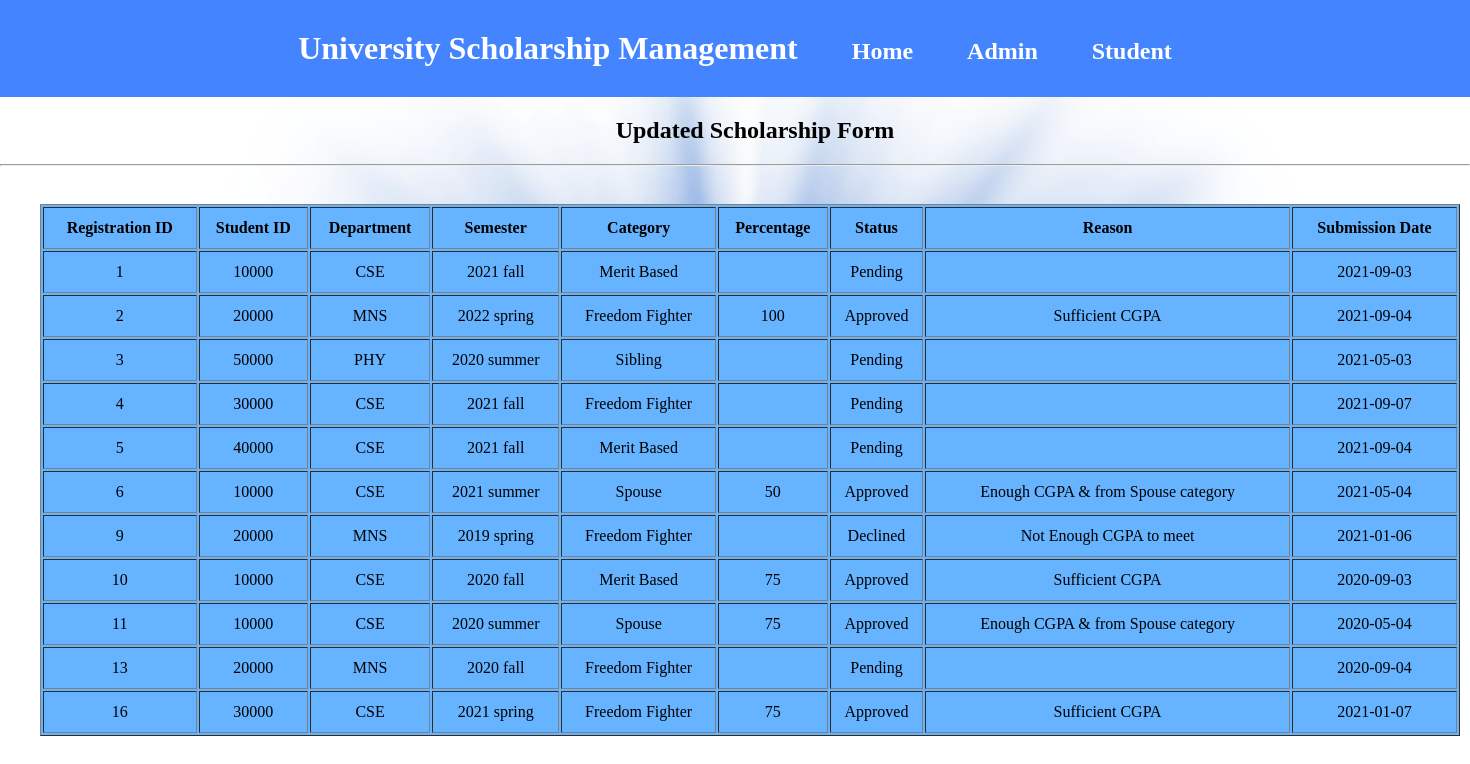
The page /admin_updated_scholarship_form.php on the database its author committed.
### tables this page shows
CREATE TABLE `scholarship_form` (
  `registration_id` int(7) NOT NULL,
  `student_id` int(5) NOT NULL,
  `department` varchar(3) NOT NULL,
  `semester` varchar(100) NOT NULL,
  `category` varchar(100) NOT NULL,
  `percentage` varchar(7) NOT NULL,
  `status` text NOT NULL,
  `reason` text NOT NULL,
  `submission_date` date DEFAULT NULL
);

### admin_updated_scholarship_form.php (the view, shortened to what this page needs)
<!DOCTYPE html>
<html lang="en">
<head>
    <link rel="stylesheet" href="student_form_style.css">
    <link rel="stylesheet" href="navbar.css">
</head>
<body>
    <div class="banner">
        <a href= "index.php"><h1>University Scholarship Management</h1></a>
        <a href= "panel_admin.php"><h2>Home</h2></a>
        <a href= "index_admin.php"><h2>Admin</h2></a>
        <a href= "index_student.php"><h2>Student</h2></a>
    </div>
    <div class= "headline"><h2>Updated Scholarship Form</h2></div>
    <hr>
    <br>
    <div class=button>
    <table align="center" border="1px" style="width:1420px; line-height:40px; background:#66b3ff">
<t>
    <th> Registration ID </th>
    <th> Student ID </th>
    <th> Department </th>
    <th> Semester </th>
    <th> Category</th>
    <th> Percentage </th>
    <th> Status </th>
    <th> Reason </th>
    <th> Submission Date </th>
</t>
    <?php
        require_once('DBconnect.php');
        $sql = "SELECT * FROM scholarship_form ;";
        $result = mysqli_query($conn, $sql);
        if(mysqli_num_rows($result) != 0){
        while($row = mysqli_fetch_array($result))
        {
            ?>
            <tr>
    <td><?php echo $row[0]; ?></td>
    <td><?php echo $row[1]; ?></td>
    <td><?php echo $row[2]; ?></td>
    <td><?php echo $row[3]; ?></td>
    <td><?php echo $row[4]; ?></td>
    <td><?php echo $row[5]; ?></td>
    <td><?php echo $row[6]; ?></td>
    <td><?php echo $row[7]; ?></td>
    <td><?php echo $row[8]; ?></td>
        </tr>
    <?php
    }
}
?>
</table>
</div>
</body>
</html>

### student_form_style.css (style rules this page uses)
* { margin: 0px; padding: 0px; box-sizing: border-box; }

### navbar.css (style rules this page uses)
* { margin: 0px; padding: 0px; box-sizing: border-box; text-align:center; }
.banner { background-color: rgb(68, 133, 255); margin: auto; padding: 15px; max-width: 100%; box-sizing: border-box; }
.headline { margin-top: 20px; margin-left: 40px; margin-bottom: 20px; }
.button { margin-top: 20px; margin-left: 40px; }
a:link, a:visited { background-color: rgb(68, 133, 255); color: white; padding: 15px 25px; text-align: center; text-decoration: none; display: inline-block; }
body { background-image:url("image2.jpg"); background-position:top ; background-size: 93%; background-repeat: no-repeat; }

### rows shown on the page
scholarship_form: registration_id "1", student "10000", department "CSE", semester "2021 fall", category "Merit Based", status "Pending", submission_date "2021-09-03"
scholarship_form: registration_id "2", student "20000", department "MNS", semester "2022 spring", category "Freedom Fighter", percentage "100", status "Approved", reason "Sufficient CGPA", submission_date "2021-09-04"
scholarship_form: registration_id "3", student "50000", department "PHY", semester "2020 summer", category "Sibling", status "Pending", submission_date "2021-05-03"
scholarship_form: registration_id "4", student "30000", department "CSE", semester "2021 fall", category "Freedom Fighter", status "Pending", submission_date "2021-09-07"
scholarship_form: registration_id "5", student "40000", department "CSE", semester "2021 fall", category "Merit Based", status "Pending", submission_date "2021-09-04"
scholarship_form: registration_id "6", student "10000", department "CSE", semester "2021 summer", category "Spouse", percentage "50", status "Approved", reason "Enough CGPA & from Spouse category", submission_date "2021-05-04"
scholarship_form: registration_id "9", student "20000", department "MNS", semester "2019 spring", category "Freedom Fighter", status "Declined", reason "Not Enough CGPA to meet", submission_date "2021-01-06"
scholarship_form: registration_id "10", student "10000", department "CSE", semester "2020 fall", category "Merit Based", percentage "75", status "Approved", reason "Sufficient CGPA", submission_date "2020-09-03"
scholarship_form: registration_id "11", student "10000", department "CSE", semester "2020 summer", category "Spouse", percentage "75", status "Approved", reason "Enough CGPA & from Spouse category", submission_date "2020-05-04"
scholarship_form: registration_id "13", student "20000", department "MNS", semester "2020 fall", category "Freedom Fighter", status "Pending", submission_date "2020-09-04"
scholarship_form: registration_id "16", student "30000", department "CSE", semester "2021 spring", category "Freedom Fighter", percentage "75", status "Approved", reason "Sufficient CGPA", submission_date "2021-01-07"
